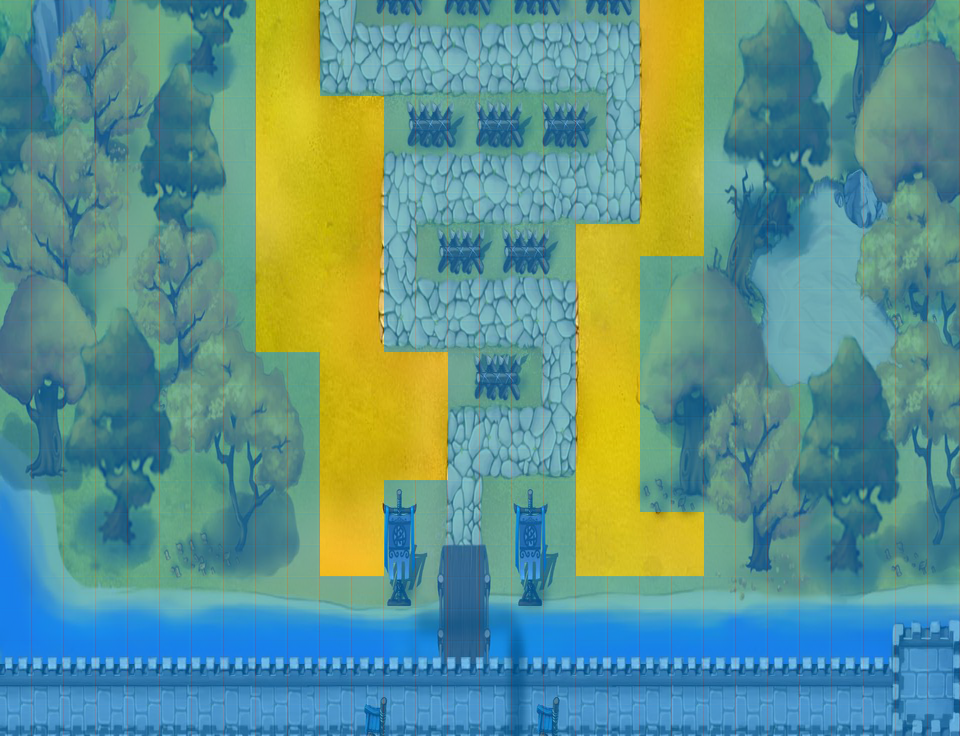

This is a level from a 2D game, rendered from its Tiled map with the project's own tilesets. A one-line summary and the map file follow, with tile-layer data summarised:
An orthogonal 30x23 tile map with 32x32 px tiles, 2 tile layers (bg, Meta), 2 tilesets and 10 objects (waypoint1, waypoint2, waypoint3, waypoint4, waypoint5, ...).

<map version="1.0" orientation="orthogonal" width="30" height="23" tilewidth="32" tileheight="32">
 <tileset firstgid="1" name="Stage07_map_editor-hd" tilewidth="32" tileheight="32">
  <image source="Stage07_map_editor-hd.png" width="960" height="1280" />
 </tileset>
 <tileset firstgid="1201" name="mate_tiles" tilewidth="32" tileheight="32">
  <image source="mate_tiles.png" width="64" height="32" />
 </tileset>
 <layer name="bg" width="30" height="23">
  <data>[690 cells, 690 non-empty, 690 distinct tile ids]</data>
 </layer>
 <objectgroup name="waypoint" width="30" height="23">
  <object name="waypoint1" x="336" y="-32" />
  <object name="waypoint2" x="336" y="64" />
  <object name="waypoint3" x="624" y="64" />
  <object name="waypoint4" x="624" y="192" />
  <object name="waypoint5" x="400" y="192" />
  <object name="waypoint6" x="400" y="320" />
  <object name="waypoint7" x="560" y="320" />
  <object name="waypoint8" x="560" y="448" />
  <object name="waypoint10" x="464" y="448" />
  <object name="waypoint11" x="464" y="641" />
 </objectgroup>
 <layer name="Meta" width="30" height="23">
  <data>[690 cells, 588 non-empty, 1 distinct tile ids]</data>
 </layer>
</map>